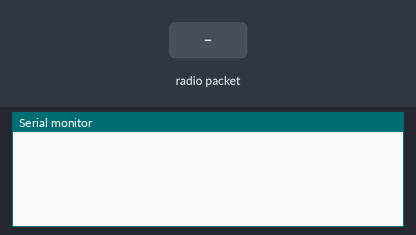
Bench run of a sketch on a simulated Arduino Uno, built with avr-gcc and run on an emulated ATmega328P. Shown: the last lines printed to the serial monitor. Inputs (shaded band) come from the test bench. No radio packets arrive unless stated.

Above: at 2.2 s.
2.3 s: radio packet "1" arrives
At 3.2 s:
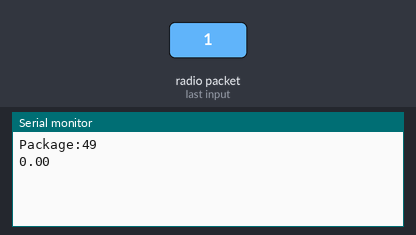
3.8 s: radio packet "0" arrives
At 4.3 s:
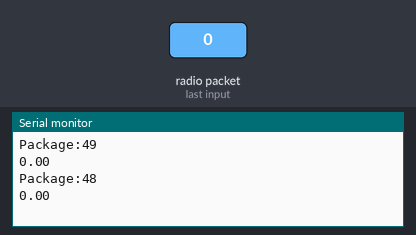
5.3 s: radio packet "2" arrives
At 6.7 s:
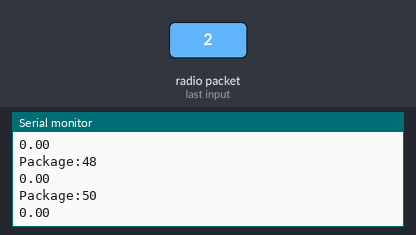

Measured:
- after the input at 2.3 s, the serial monitor: prints a new line at once (image 1)
- after the input at 3.8 s, the serial monitor: prints a new line at once (image 2)
- after the input at 5.3 s, the serial monitor: prints a new line at once (image 3)

The sketch:

RF_receive.ino
```cpp
#include <SPI.h>
#include "RF24.h"

RF24 myRadio (9, 10);
struct package
{
  int id=0;
  float temperature = 0.0;
  char  text[100] ="empty";
};

byte addresses[][6] = {"0"};


typedef struct package Package;
Package data;

void setup()
{
  Serial.begin(115200);
  delay(1000);

  myRadio.begin();
  myRadio.setChannel(115);
  myRadio.setPALevel(RF24_PA_MIN);
  myRadio.setDataRate( RF24_250KBPS ) ;
  myRadio.openReadingPipe(1, addresses[0]);
  myRadio.startListening();
}


void loop()
{

  if ( myRadio.available())
  {

    myRadio.read( &data, sizeof(data) );
    Serial.print("\nPackage:");
    Serial.print(data.id);
    Serial.print("\n");
    Serial.println(data.temperature);
    Serial.println(data.text);
  }

}
```
